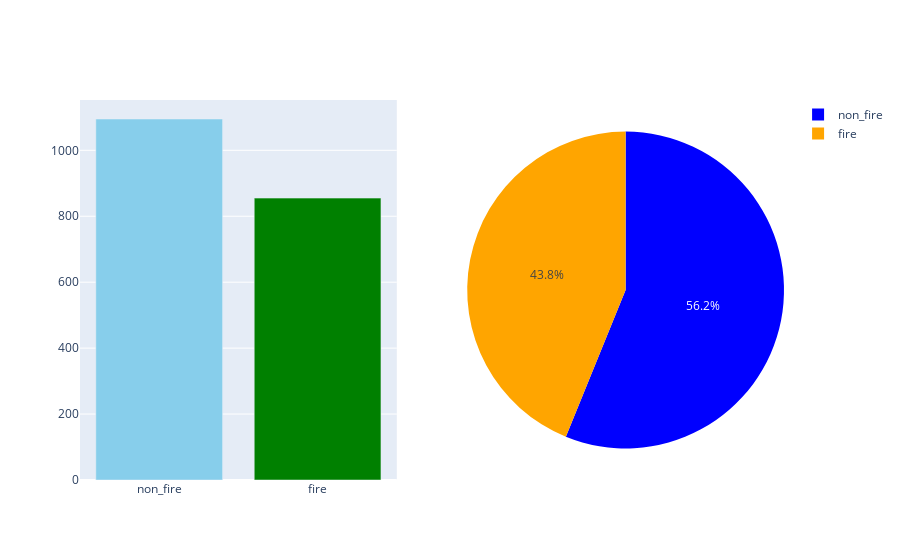

The notebook cell saved with this chart:
### Markdown cell above
**we shuffled the data.**

**Now lets visualise the dataset**

### Code cell
fig = make_subplots(rows=1, cols=2, specs=[[{"type": "xy"}, {"type": "pie"}]])


fig.add_trace(go.Bar(x =df['label'].value_counts().index,y=df['label'].value_counts().to_numpy(),marker_color=['skyblue','green'],showlegend=False),row=1,col=1)

fig.add_trace(go.Pie(
     values=df['label'].value_counts().to_numpy(),
     labels=df['label'].value_counts().index,
    marker=dict(colors=['blue','orange'])),
    row=1, col=2)

### Figure 1 — Plotly figure (JSON) as saved in the notebook; plotly's stock layout.template omitted (floating-point values rounded to 4 significant figures)
{"data": [{"marker": {"color": ["skyblue", "green"]}, "showlegend": false, "type": "bar", "x": ["non_fire", "fire"], "xaxis": "x", "y": [1095, 855], "yaxis": "y"}, {"domain": {"x": [0.55, 1], "y": [0, 1]}, "labels": ["non_fire", "fire"], "marker": {"colors": ["blue", "orange"]}, "type": "pie", "values": [1095, 855]}], "layout": {"xaxis": {"anchor": "y", "domain": [0, 0.45]}, "yaxis": {"anchor": "x", "domain": [0, 1]}}}
